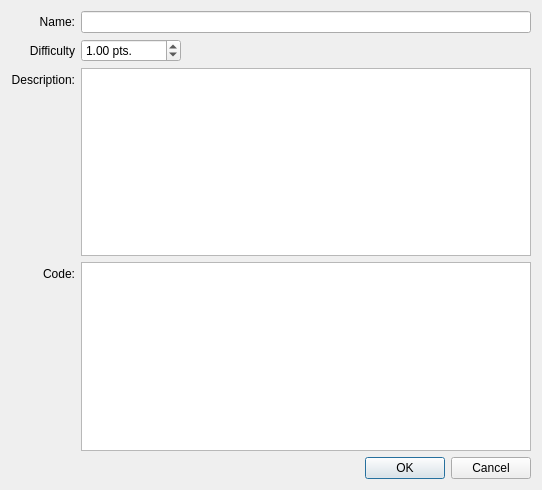
<?xml version="1.0" encoding="UTF-8"?>
<ui version="4.0">
 <class>Dialog</class>
 <widget class="QDialog" name="Dialog">
  <property name="geometry">
   <rect>
    <x>0</x>
    <y>0</y>
    <width>542</width>
    <height>490</height>
   </rect>
  </property>
  <property name="windowTitle">
   <string>Create Skill</string>
  </property>
  <layout class="QFormLayout" name="formLayout">
   <property name="labelAlignment">
    <set>Qt::AlignRight|Qt::AlignTop|Qt::AlignTrailing</set>
   </property>
   <item row="0" column="0">
    <widget class="QLabel" name="label">
     <property name="text">
      <string>Name:</string>
     </property>
     <property name="textFormat">
      <enum>Qt::PlainText</enum>
     </property>
     <property name="alignment">
      <set>Qt::AlignRight|Qt::AlignTrailing|Qt::AlignVCenter</set>
     </property>
     <property name="labelClass" stdset="0">
      <string>fieldName</string>
     </property>
    </widget>
   </item>
   <item row="0" column="1">
    <widget class="QLineEdit" name="nameLineEdit"/>
   </item>
   <item row="1" column="0">
    <widget class="QLabel" name="label_2">
     <property name="text">
      <string>Difficulty</string>
     </property>
     <property name="textFormat">
      <enum>Qt::PlainText</enum>
     </property>
     <property name="alignment">
      <set>Qt::AlignRight|Qt::AlignTrailing|Qt::AlignVCenter</set>
     </property>
     <property name="labelClass" stdset="0">
      <string>fieldName</string>
     </property>
    </widget>
   </item>
   <item row="1" column="1">
    <layout class="QHBoxLayout" name="horizontalLayout">
     <item>
      <widget class="QDoubleSpinBox" name="doubleSpinBox_2">
       <property name="sizePolicy">
        <sizepolicy hsizetype="Minimum" vsizetype="Fixed">
         <horstretch>0</horstretch>
         <verstretch>0</verstretch>
        </sizepolicy>
       </property>
       <property name="suffix">
        <string> pts.</string>
       </property>
       <property name="minimum">
        <double>0.100000000000000</double>
       </property>
       <property name="maximum">
        <double>10000.000000000000000</double>
       </property>
       <property name="singleStep">
        <double>0.100000000000000</double>
       </property>
       <property name="value">
        <double>1.000000000000000</double>
       </property>
      </widget>
     </item>
     <item>
      <spacer name="horizontalSpacer">
       <property name="orientation">
        <enum>Qt::Horizontal</enum>
       </property>
       <property name="sizeHint" stdset="0">
        <size>
         <width>40</width>
         <height>20</height>
        </size>
       </property>
      </spacer>
     </item>
    </layout>
   </item>
   <item row="2" column="0">
    <widget class="QLabel" name="label_4">
     <property name="text">
      <string>Description:</string>
     </property>
     <property name="textFormat">
      <enum>Qt::PlainText</enum>
     </property>
     <property name="alignment">
      <set>Qt::AlignRight|Qt::AlignTrailing|Qt::AlignVCenter</set>
     </property>
     <property name="labelClass" stdset="0">
      <string>fieldName</string>
     </property>
    </widget>
   </item>
   <item row="2" column="1">
    <widget class="QTextEdit" name="descriptionTextEdit"/>
   </item>
   <item row="3" column="1">
    <widget class="QPlainTextEdit" name="codeTextEdit"/>
   </item>
   <item row="4" column="1">
    <widget class="QDialogButtonBox" name="buttonBox">
     <property name="orientation">
      <enum>Qt::Horizontal</enum>
     </property>
     <property name="standardButtons">
      <set>QDialogButtonBox::Cancel|QDialogButtonBox::Ok</set>
     </property>
    </widget>
   </item>
   <item row="3" column="0">
    <widget class="QLabel" name="label_5">
     <property name="text">
      <string>Code:</string>
     </property>
     <property name="textFormat">
      <enum>Qt::PlainText</enum>
     </property>
     <property name="alignment">
      <set>Qt::AlignRight|Qt::AlignTrailing|Qt::AlignVCenter</set>
     </property>
     <property name="labelClass" stdset="0">
      <string>fieldName</string>
     </property>
    </widget>
   </item>
  </layout>
 </widget>
 <resources/>
 <connections>
  <connection>
   <sender>buttonBox</sender>
   <signal>accepted()</signal>
   <receiver>Dialog</receiver>
   <slot>accept()</slot>
   <hints>
    <hint type="sourcelabel">
     <x>248</x>
     <y>254</y>
    </hint>
    <hint type="destinationlabel">
     <x>157</x>
     <y>274</y>
    </hint>
   </hints>
  </connection>
  <connection>
   <sender>buttonBox</sender>
   <signal>rejected()</signal>
   <receiver>Dialog</receiver>
   <slot>reject()</slot>
   <hints>
    <hint type="sourcelabel">
     <x>316</x>
     <y>260</y>
    </hint>
    <hint type="destinationlabel">
     <x>286</x>
     <y>274</y>
    </hint>
   </hints>
  </connection>
 </connections>
</ui>
